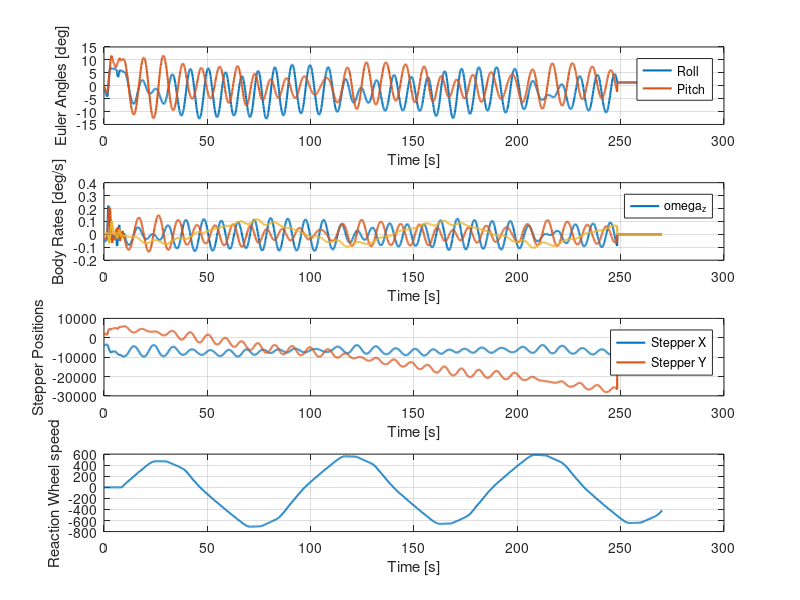

Write MATLAB code to recreate this figure. (Note: this script raises an error after producing the figure.)
clear

load("June07_passive_6.mat")
sampleRate = 10;
sampleTime = 1/sampleRate;

numFrames = size(capturedFrames,2);
t = linspace(0,(numFrames-1)*sampleTime,numFrames);

eulerAngles = zeros(numFrames,3);
bodyRates = zeros(numFrames,3);
stepperPos = zeros(numFrames,2);
wheel_vel = zeros(numFrames,1);
wheel_trq = zeros(numFrames,1);

%
% unpacking data...
for i = 1:numFrames % <---  REMEMBER TO INCLUDE/NOT INCLUDE RW WHEEL DATA HERE!!
    currentFrame = capturedFrames(:,i)';
    
    roll = typecast(currentFrame(2:5),'single');
    pitch = typecast(currentFrame(6:9),'single');
    yaw = typecast(currentFrame(10:13),'single');
    
    omega_x = typecast(currentFrame(14:17),'single');
    omega_y = typecast(currentFrame(18:21),'single');
    omega_z = typecast(currentFrame(22:25),'single');
    
    pos_x = typecast(currentFrame(26:29),'int32');
    pos_y = typecast(currentFrame(30:33),'int32');

    wheel_vel(i) = typecast(currentFrame(34:37),'int32');
    wheel_trq(i) = typecast(currentFrame(38:39),'int16');

    eulerAngles(i,:) = [roll pitch yaw];
    bodyRates(i,:) = [omega_x omega_y omega_z];
    stepperPos(i,:) = [pos_x pos_y];
end

figure

subplot(4,1,1)
plot(t,eulerAngles(:,1:2),'LineWidth',1.5)
grid on
xlabel("Time [s]")
ylabel("Euler Angles [deg]")
legend("Roll","Pitch")

subplot(4,1,2)
plot(t,bodyRates(:,1:3),'LineWidth',1.5)
grid on
xlabel("Time [s]")
ylabel("Body Rates [deg/s]")
legend("\omega_z")

subplot(4,1,3)
plot(t,stepperPos,'LineWidth',1.5)
grid on
xlabel("Time [s]")
ylabel("Stepper Positions")
legend("Stepper X","Stepper Y")

subplot(4,1,4)
plot(t,wheel_vel,'LineWidth',1.5)
grid on
xlabel("Time [s]")
ylabel("Reaction Wheel speed")

%% FORMAT DATA FOR COMPATIBILITY WITH LSR
% 1) h_wheels
% I_wheel = 1.716e-3;
I_wheel = 0.00088247;
theta = deg2rad(27);
c = cos(theta)/sqrt(2);
s = sin(theta);
A = [ c  -c  -c   c;
      c   c  -c  -c;
      s   s   s   s ];
wheel_num = 2;

wheel_vel_rads = 0.10472.*wheel_vel; % convert from RPM to rad/s
A_col = A(:,wheel_num);
h_wheels = zeros(numFrames,3);
for i = 1:numFrames
    % convert wheel velocity into angular momentum in body frame
    h_wheels(i,:) = (A_col*wheel_vel_rads(i)*I_wheel)';
end
% 2) g_b
g_b = zeros(numFrames,3);

for i = 1:numFrames
    phi = deg2rad(eulerAngles(i,1)); % roll
    theta = deg2rad(eulerAngles(i,2)); % pitch
    psi = deg2rad(eulerAngles(i,3)); % yaw;
    g_b(i,:) = [-9.81*sin(theta), 9.81*sin(phi)*cos(theta), -9.81*cos(phi)*cos(theta) ];
end
% 3) omega_b
omega_b = bodyRates;

% filter out bad measurements from corrupted comms
% omega_b(357,:) = [];
% h_wheels(357,:) = [];
% g_b(357,:) = [];
% t(357) = [];


t_start = 10; % [s]
start_idx = find(t >= t_start, 1, 'first');

t_end = 250; % [s]
end_idx   = find(t <= t_end,   1, 'last');

omega_b_plt = omega_b(start_idx:end_idx,:);
h_wheels_plt = h_wheels(start_idx:end_idx,:);
g_b_plt = g_b(start_idx:end_idx,:);
eulerAngles_plt = eulerAngles(start_idx:end_idx,:);
t_plt = t(start_idx:end_idx)-t(start_idx);

f = gen_tiled_layout(3);

% CURRENT PLOT IN THESIS DOCUMENT IS TEST #6
ax1 = nexttile;
plot(t_plt,deg2rad(eulerAngles_plt(:,1:2)),'LineWidth',1.5)
grid on
ylabel("Euler Angles [rad]")
legend("$\phi$","$\theta$")

ax2 = nexttile; 
plot(t_plt,omega_b_plt,'LineWidth',1.5)
grid on
ylabel("Body Rates [rad/s]")
legend("$\omega_x$","$\omega_y$","$\omega_z$")

ax3 = nexttile;
plot(t_plt,h_wheels_plt,'LineWidth',1.5)
grid on
ylabel("Wheel Momentum [N$\cdot$m$\cdot$s]")
xlabel("Time [s]")
legend("$h_x$","$h_y$","$h_z$")

fontsize(13,'points')



%%

% BY DEFAULT I_wheel is the lower 0.00089 kg*m^2 value
h_wheels = h_wheels.*1.53;
r_est_array = zeros(10,3);
for j = 1:10
dat = "passive" + string(j) + ".mat";
load(dat);
sampleTime = 0.1;
N = numel(t);
dt = sampleTime;
m_s = 31;
J_vec = [1.351 1.078 1.339 -0.016 0.004 0.007]';
h_wheels = h_wheels;

Omega_of_omega = @(w)[ ...
    w(1)  0     0     w(2)  w(3)   0   ;
    0     w(2)  0     w(1)  0      w(3);
    0     0     w(3)  0     w(1)   w(2)];

% Precompute per-sample Xi(ω), (ω×), (g×)
Omega  = zeros(3,6,N);
omega_cross = zeros(3,3,N);
g_cross  = zeros(3,3,N);
for k = 1:N
    w = omega_b(k,:).';
    g = g_b(k,:).';
    Omega(:,:,k)  = Omega_of_omega(w);
    omega_cross(:,:,k) = skew(w);
    g_cross(:,:,k)  = skew(g);
end

% Time integrals via cumulative trapezoid
% ∫ (ω×) Xi dt  and  ∫ (g×) dt   and  ∫ (ω× h) dt
Int_omega_cross_Omega = zeros(3,6,N);
Int_g_cross     = zeros(3,3,N);
Int_omega_cross_h  = zeros(3,1,N);

omega_cross_Omega_sum = zeros(3,6);
g_cross_sum     = zeros(3,3);
omega_cross_h  = zeros(3,1);

for k = 2:N
    h_mid   = 0.5*(h_wheels(k,:).'+h_wheels(k-1,:).');
    Omx_mid = 0.5*(omega_cross(:,:,k) + omega_cross(:,:,k-1));
    Xi_mid  = 0.5*(Omega(:,:,k)  + Omega(:,:,k-1));
    Gx_mid  = 0.5*(g_cross(:,:,k)  + g_cross(:,:,k-1));
    dtk     = t(k) - t(k-1);

    omega_cross_Omega_sum = omega_cross_Omega_sum + Omx_mid*Xi_mid * dtk;     % 3x6
    g_cross_sum     = g_cross_sum     + Gx_mid * dtk;             % 3x3
    omega_cross_h  = omega_cross_h  + Omx_mid * h_mid * dtk;    % 3x1

    Int_omega_cross_Omega(:,:,k) = omega_cross_Omega_sum;
    Int_g_cross(:,:,k)     = g_cross_sum;
    Int_omega_cross_h(:,:,k)  = omega_cross_h;
end

% Build stacked regression A*theta = b over samples k = 2..N
M = (N-1)*3;
A = zeros(M, 3);   % [ 3x6 for Jtilde | 3x3 for mr ]
b = zeros(M, 1);

Omega0 = Omega(:,:,1);
h0  = h_wheels(1,:).';

row = 1;
for k = 2:N
    % Left blocks:
    AJ = (Omega(:,:,k) - Omega0) + Int_omega_cross_Omega(:,:,k);   % 3x6
    Am = Int_g_cross(:,:,k);                            % 3x3

    % Right-hand side:
    bk = (h_wheels(k,:).' - h0) - Int_omega_cross_h(:,:,k); % 3x1

    % Stack
    A(row:row+2, :) = Am;
    b(row:row+2)    = bk-AJ*J_vec;
    row = row + 3;
end

theta = pinv(A)*b;  % 9x1

mr  = theta(1:3);
r_est = (mr./m_s);
r_est_array(j,:) = r_est';
end


r_z = r_est_array(:,3);
% r_z = sort(r_z);

% temp = r_z(10);
% r_z(10) = r_z(6);
% r_z(6) = temp;
% r_z(10) = r_z(10) + 0.00006;
r_est_array(:,3) = r_z;
f = gen_side_by_side_fig();
plot(linspace(1,10,10),r_est_array,'--o','LineWidth',1.5);
grid on

fontsize(13,'points')
xlabel('Iteration Number','Interpreter','latex');
ylabel('Estimated \boldmath$r$ [m]','Interpreter','latex');
legend("$r_x$","$r_y$","$r_z$",'Interpreter','latex','Location','northeast')
ylim([-12e-4 4e-4])
yticks([-12e-4 -10e-4 -8e-4 -6e-4 -4e-4 -2e-4 0 2e-4 4e-4])
% f = gen_side_by_side_fig();
% plot(linspace(6,10,5),r_est_array(6:end,:),'--o','LineWidth',1.5);
% grid on
% 
% fontsize(13,'points')
% xlabel('Iteration Number','Interpreter','latex');
% ylabel('Estimated \boldmath$r$ [m]','Interpreter','latex');
% legend("$r_x$","$r_y$","$r_z$",'Interpreter','latex','Location','northeast')
ax = gca;

pad = 0.015;   % inches-ish; small but safe for labels/ticks
ax.LooseInset = max(ax.TightInset, pad*[1 1 1 1]);

%% Plot excitation

clear
load("passive10.mat")